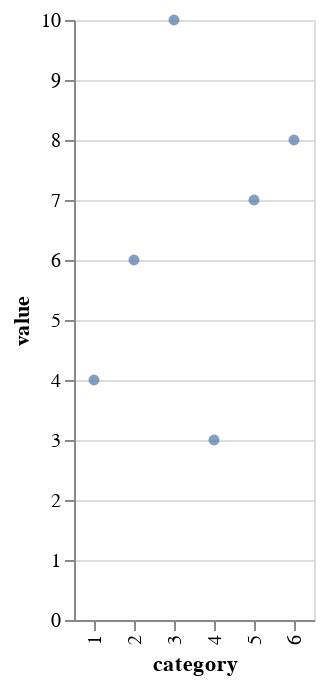

The notebook cell saved with this chart:
### Markdown cell above
This is a very simple dataset with 2 columns. The "category" column provides the category index, and the "value" column provides the quantity associated with each category.

## Visualization

Let's first plot this data as a simple scatter plot.

### Code cell
base = alt.Chart(source)
scatter_plot = base.mark_circle()\
                   .encode(x="category:O", y="value:Q")
scatter_plot

### Figure 1 — Vega-Lite specification as saved in the notebook (floating-point values rounded to 4 significant figures)
{"config": {"view": {"continuousWidth": 400, "continuousHeight": 300}}, "data": {"name": "data-c9896de6322bcd9cf0fe9396e0b72d16"}, "mark": "circle", "encoding": {"x": {"field": "category", "type": "ordinal"}, "y": {"field": "value", "type": "quantitative"}}, "$schema": "https://vega.github.io/schema/vega-lite/v4.17.0.json", "datasets": {"data-c9896de6322bcd9cf0fe9396e0b72d16": [{"category": 1, "value": 4}, {"category": 2, "value": 6}, {"category": 3, "value": 10}, {"category": 4, "value": 3}, {"category": 5, "value": 7}, {"category": 6, "value": 8}]}}
